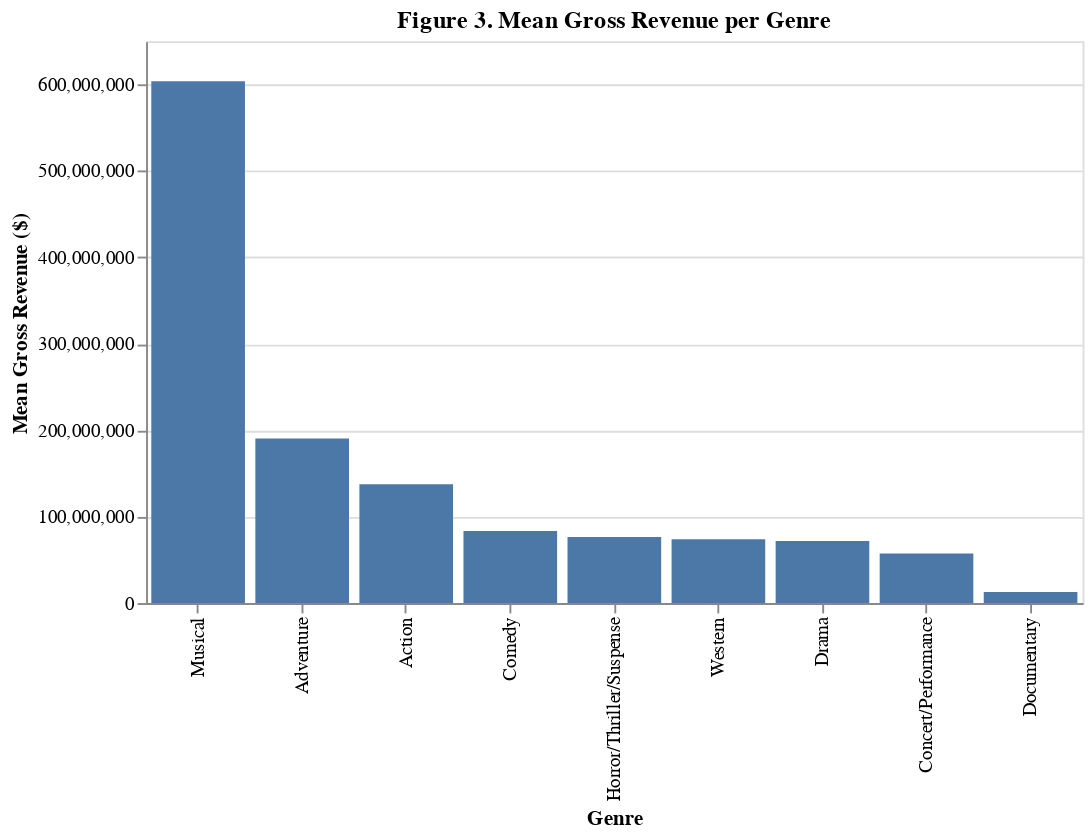

Write notebook code for a chart like this one.
### Markdown cell above
The **Adventure** genre has the highest total gross revenue, while the **Musical** genre has the **3rd highest** total gross revenue.

### Code cell
mean_gross_plot = (
    alt.Chart(stats_df, width=500, height=300)
    .mark_bar()
    .encode(
        x=alt.X("genre:N", title="Genre", sort="-y"),
        y=alt.Y("mean:Q", title="Mean Gross Revenue ($)"),
    )
    .properties(title="Figure 3. Mean Gross Revenue per Genre")
)
mean_gross_plot

### Figure 1 — Vega-Lite specification as saved in the notebook (floating-point values rounded to 4 significant figures)
{"config": {"view": {"continuousWidth": 400, "continuousHeight": 300}}, "data": {"name": "data-df72f0dface1eb6ec99e88101dc6908b"}, "mark": "bar", "encoding": {"x": {"type": "nominal", "field": "genre", "sort": "-y", "title": "Genre"}, "y": {"type": "quantitative", "field": "mean", "title": "Mean Gross Revenue ($)"}}, "height": 300, "title": "Figure 3. Mean Gross Revenue per Genre", "width": 500, "$schema": "https://vega.github.io/schema/vega-lite/v4.8.1.json", "datasets": {"data-df72f0dface1eb6ec99e88101dc6908b": [{"genre": "Action", "sum": 5498936786, "mean": 137473419, "count": 40}, {"genre": "Adventure", "sum": 24561266158, "mean": 190397412, "count": 129}, {"genre": "Comedy", "sum": 17355130321, "mean": 83438126, "count": 208}, {"genre": "Concert/Performance", "sum": 114821678, "mean": 57410839, "count": 2}, {"genre": "Documentary", "sum": 203488418, "mean": 12718026, "count": 16}, {"genre": "Drama", "sum": 8195804484, "mean": 71893021, "count": 114}, {"genre": "Horror/Thriller/Suspense", "sum": 2292174046, "mean": 76405801, "count": 30}, {"genre": "Musical", "sum": 9657565776, "mean": 603597861, "count": 16}, {"genre": "Western", "sum": 516709946, "mean": 73815706, "count": 7}]}}
